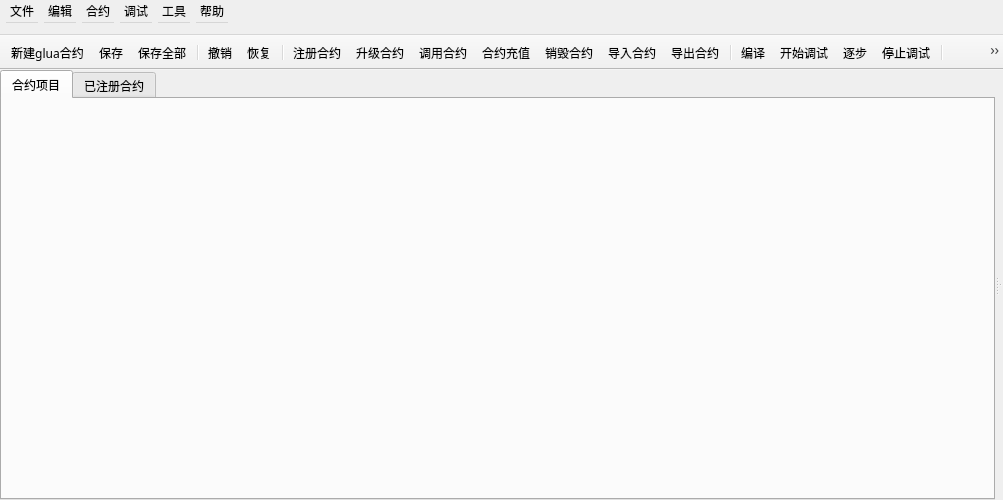
<?xml version="1.0" encoding="UTF-8"?>
<ui version="4.0">
 <class>MainWindow</class>
 <widget class="QMainWindow" name="MainWindow">
  <property name="geometry">
   <rect>
    <x>0</x>
    <y>0</y>
    <width>1003</width>
    <height>500</height>
   </rect>
  </property>
  <property name="font">
   <font>
    <family>微软雅黑</family>
   </font>
  </property>
  <property name="windowTitle">
   <string>MainWindow</string>
  </property>
  <widget class="QWidget" name="centralWidget">
   <layout class="QHBoxLayout" name="horizontalLayout">
    <property name="spacing">
     <number>0</number>
    </property>
    <property name="leftMargin">
     <number>0</number>
    </property>
    <property name="topMargin">
     <number>0</number>
    </property>
    <property name="rightMargin">
     <number>0</number>
    </property>
    <property name="bottomMargin">
     <number>0</number>
    </property>
    <item>
     <widget class="QSplitter" name="splitter_hori">
      <property name="orientation">
       <enum>Qt::Horizontal</enum>
      </property>
      <widget class="QTabWidget" name="tabWidget">
       <property name="currentIndex">
        <number>0</number>
       </property>
       <widget class="FileWidget" name="fileWidget">
        <attribute name="title">
         <string>合约项目</string>
        </attribute>
       </widget>
       <widget class="ContractWidget" name="contractWidget">
        <attribute name="title">
         <string>已注册合约</string>
        </attribute>
       </widget>
      </widget>
      <widget class="QSplitter" name="splitter_ver">
       <property name="orientation">
        <enum>Qt::Vertical</enum>
       </property>
       <widget class="ContextWidget" name="contentWidget" native="true">
        <property name="minimumSize">
         <size>
          <width>0</width>
          <height>0</height>
         </size>
        </property>
       </widget>
       <widget class="OutputWidget" name="outputWidget" native="true"/>
      </widget>
     </widget>
    </item>
   </layout>
  </widget>
  <widget class="QMenuBar" name="menuBar">
   <property name="geometry">
    <rect>
     <x>0</x>
     <y>0</y>
     <width>1003</width>
     <height>35</height>
    </rect>
   </property>
   <property name="minimumSize">
    <size>
     <width>0</width>
     <height>35</height>
    </size>
   </property>
   <widget class="QMenu" name="fileMenu">
    <property name="title">
     <string>文件</string>
    </property>
    <widget class="QMenu" name="menu_new">
     <property name="title">
      <string>新建合约</string>
     </property>
     <addaction name="newContractAction_glua"/>
     <addaction name="newContractAction_java"/>
     <addaction name="newContractAction_csharp"/>
     <addaction name="newContractAtion_kotlin"/>
    </widget>
    <addaction name="menu_new"/>
    <addaction name="separator"/>
    <addaction name="saveAction"/>
    <addaction name="savaAsAction"/>
    <addaction name="saveAllAction"/>
    <addaction name="separator"/>
    <addaction name="closeAction"/>
    <addaction name="closeAllAction"/>
    <addaction name="separator"/>
    <addaction name="exitAction"/>
   </widget>
   <widget class="QMenu" name="contractMenu">
    <property name="title">
     <string>合约</string>
    </property>
    <addaction name="registerAction"/>
    <addaction name="upgradeAction"/>
    <addaction name="callAction"/>
    <addaction name="transferAction"/>
    <addaction name="withdrawAction"/>
    <addaction name="separator"/>
    <addaction name="importAction"/>
    <addaction name="exportAction"/>
   </widget>
   <widget class="QMenu" name="setMenu">
    <property name="title">
     <string>工具</string>
    </property>
    <addaction name="changeChainAction"/>
    <addaction name="enterSandboxAction"/>
    <addaction name="exitSandboxAction"/>
    <addaction name="consoleAction"/>
    <addaction name="accountListAction"/>
    <addaction name="transferToAccountAction"/>
   </widget>
   <widget class="QMenu" name="helpMenu">
    <property name="title">
     <string>帮助</string>
    </property>
    <addaction name="helpAction"/>
    <addaction name="aboutAction"/>
   </widget>
   <widget class="QMenu" name="editMenu">
    <property name="title">
     <string>编辑</string>
    </property>
    <addaction name="undoAction"/>
    <addaction name="redoAction"/>
   </widget>
   <widget class="QMenu" name="debugMenu">
    <property name="title">
     <string>调试</string>
    </property>
    <addaction name="compileAction"/>
    <addaction name="separator"/>
    <addaction name="debugAction"/>
    <addaction name="stepAction"/>
    <addaction name="stopAction"/>
   </widget>
   <addaction name="fileMenu"/>
   <addaction name="editMenu"/>
   <addaction name="contractMenu"/>
   <addaction name="debugMenu"/>
   <addaction name="setMenu"/>
   <addaction name="helpMenu"/>
  </widget>
  <widget class="QToolBar" name="mainToolBar">
   <property name="minimumSize">
    <size>
     <width>0</width>
     <height>35</height>
    </size>
   </property>
   <property name="movable">
    <bool>false</bool>
   </property>
   <property name="allowedAreas">
    <set>Qt::TopToolBarArea</set>
   </property>
   <attribute name="toolBarArea">
    <enum>TopToolBarArea</enum>
   </attribute>
   <attribute name="toolBarBreak">
    <bool>false</bool>
   </attribute>
   <addaction name="newContractAction_glua"/>
   <addaction name="saveAction"/>
   <addaction name="saveAllAction"/>
   <addaction name="separator"/>
   <addaction name="undoAction"/>
   <addaction name="redoAction"/>
   <addaction name="separator"/>
   <addaction name="registerAction"/>
   <addaction name="upgradeAction"/>
   <addaction name="callAction"/>
   <addaction name="transferAction"/>
   <addaction name="withdrawAction"/>
   <addaction name="importAction"/>
   <addaction name="exportAction"/>
   <addaction name="separator"/>
   <addaction name="compileAction"/>
   <addaction name="debugAction"/>
   <addaction name="stepAction"/>
   <addaction name="stopAction"/>
   <addaction name="separator"/>
   <addaction name="changeChainAction"/>
   <addaction name="enterSandboxAction"/>
   <addaction name="exitSandboxAction"/>
   <addaction name="consoleAction"/>
   <addaction name="accountListAction"/>
   <addaction name="transferToAccountAction"/>
   <addaction name="separator"/>
   <addaction name="helpAction"/>
  </widget>
  <action name="newContractAction_glua">
   <property name="icon">
    <iconset resource="chain.qrc">
     <normaloff>:/pic/newContract_enable.png</normaloff>
     <disabledoff>:/pic/newContract_disable.png</disabledoff>:/pic/newContract_enable.png</iconset>
   </property>
   <property name="text">
    <string>新建glua合约</string>
   </property>
  </action>
  <action name="newContractAction_csharp">
   <property name="icon">
    <iconset resource="chain.qrc">
     <normaloff>:/pic/newContract_enable.png</normaloff>
     <disabledoff>:/pic/newContract_disable.png</disabledoff>:/pic/newContract_enable.png</iconset>
   </property>
   <property name="text">
    <string>新建csharp合约</string>
   </property>
  </action>
  <action name="newContractAction_java">
   <property name="icon">
    <iconset resource="chain.qrc">
     <normaloff>:/pic/newContract_enable.png</normaloff>
     <disabledoff>:/pic/newContract_disable.png</disabledoff>:/pic/newContract_enable.png</iconset>
   </property>
   <property name="text">
    <string>新建java合约</string>
   </property>
  </action>
  <action name="newContractAtion_kotlin">
   <property name="icon">
    <iconset resource="chain.qrc">
     <normaloff>:/pic/newContract_enable.png</normaloff>
     <disabledoff>:/pic/newContract_disable.png</disabledoff>:/pic/newContract_enable.png</iconset>
   </property>
   <property name="text">
    <string>新建kotlin合约</string>
   </property>
  </action>
  <action name="saveAction">
   <property name="icon">
    <iconset resource="chain.qrc">
     <normaloff>:/pic/save_enable.png</normaloff>
     <disabledoff>:/pic/save_disable.png</disabledoff>:/pic/save_enable.png</iconset>
   </property>
   <property name="text">
    <string>保存</string>
   </property>
   <property name="shortcut">
    <string>Ctrl+S</string>
   </property>
  </action>
  <action name="savaAsAction">
   <property name="text">
    <string>另存为</string>
   </property>
  </action>
  <action name="saveAllAction">
   <property name="icon">
    <iconset resource="chain.qrc">
     <normaloff>:/pic/saveAll_enable.png</normaloff>
     <disabledoff>:/pic/saveAll_disable.png</disabledoff>:/pic/saveAll_enable.png</iconset>
   </property>
   <property name="text">
    <string>保存全部</string>
   </property>
   <property name="shortcut">
    <string>Ctrl+Shift+S</string>
   </property>
  </action>
  <action name="compileAction">
   <property name="icon">
    <iconset resource="chain.qrc">
     <normaloff>:/pic/compile_enable.png</normaloff>
     <disabledoff>:/pic/compile_disable.png</disabledoff>:/pic/compile_enable.png</iconset>
   </property>
   <property name="text">
    <string>编译</string>
   </property>
   <property name="shortcut">
    <string>F7</string>
   </property>
  </action>
  <action name="closeAction">
   <property name="text">
    <string>关闭</string>
   </property>
  </action>
  <action name="exitAction">
   <property name="text">
    <string>退出</string>
   </property>
  </action>
  <action name="undoAction">
   <property name="icon">
    <iconset resource="chain.qrc">
     <normaloff>:/pic/undo_enable.png</normaloff>
     <disabledoff>:/pic/undo_disable.png</disabledoff>:/pic/undo_enable.png</iconset>
   </property>
   <property name="text">
    <string>撤销</string>
   </property>
   <property name="shortcut">
    <string>Ctrl+Z</string>
   </property>
  </action>
  <action name="redoAction">
   <property name="icon">
    <iconset resource="chain.qrc">
     <normaloff>:/pic/redo_enable.png</normaloff>
     <disabledoff>:/pic/redo_disable.png</disabledoff>:/pic/redo_enable.png</iconset>
   </property>
   <property name="text">
    <string>恢复</string>
   </property>
   <property name="shortcut">
    <string>Ctrl+Y</string>
   </property>
  </action>
  <action name="importAction">
   <property name="icon">
    <iconset resource="chain.qrc">
     <normaloff>:/pic/import_enable.png</normaloff>
     <disabledoff>:/pic/import_disable.png</disabledoff>:/pic/import_enable.png</iconset>
   </property>
   <property name="text">
    <string>导入合约</string>
   </property>
   <property name="shortcut">
    <string>Ctrl+O</string>
   </property>
  </action>
  <action name="exportAction">
   <property name="icon">
    <iconset resource="chain.qrc">
     <normaloff>:/pic/export_enable.png</normaloff>
     <disabledoff>:/pic/export_disable.png</disabledoff>:/pic/export_enable.png</iconset>
   </property>
   <property name="text">
    <string>导出合约</string>
   </property>
   <property name="toolTip">
    <string>合约导出</string>
   </property>
  </action>
  <action name="registerAction">
   <property name="icon">
    <iconset resource="chain.qrc">
     <normaloff>:/pic/registerContract_enable.png</normaloff>
     <disabledoff>:/pic/registerContract_disable.png</disabledoff>:/pic/registerContract_enable.png</iconset>
   </property>
   <property name="text">
    <string>注册合约</string>
   </property>
  </action>
  <action name="transferAction">
   <property name="icon">
    <iconset resource="chain.qrc">
     <normaloff>:/pic/tranferToContract_enable.png</normaloff>
     <disabledoff>:/pic/tranferToContract_disable.png</disabledoff>:/pic/tranferToContract_enable.png</iconset>
   </property>
   <property name="text">
    <string>合约充值</string>
   </property>
   <property name="toolTip">
    <string>充值</string>
   </property>
  </action>
  <action name="callAction">
   <property name="icon">
    <iconset resource="chain.qrc">
     <normaloff>:/pic/callContract_enable.png</normaloff>
     <disabledoff>:/pic/callContract_disable.png</disabledoff>:/pic/callContract_enable.png</iconset>
   </property>
   <property name="text">
    <string>调用合约</string>
   </property>
  </action>
  <action name="upgradeAction">
   <property name="icon">
    <iconset resource="chain.qrc">
     <normaloff>:/pic/upgrade_enable.png</normaloff>
     <disabledoff>:/pic/upgrade_disable.png</disabledoff>:/pic/upgrade_enable.png</iconset>
   </property>
   <property name="text">
    <string>升级合约</string>
   </property>
  </action>
  <action name="withdrawAction">
   <property name="icon">
    <iconset resource="chain.qrc">
     <normaloff>:/pic/withdrawContract_enable.png</normaloff>
     <disabledoff>:/pic/withdrawContract_disable.png</disabledoff>:/pic/withdrawContract_enable.png</iconset>
   </property>
   <property name="text">
    <string>销毁合约</string>
   </property>
  </action>
  <action name="helpAction">
   <property name="icon">
    <iconset resource="chain.qrc">
     <normaloff>:/pic/help_enable.png</normaloff>
     <disabledoff>:/pic/help_disable.png</disabledoff>:/pic/help_enable.png</iconset>
   </property>
   <property name="text">
    <string>查看帮助</string>
   </property>
   <property name="shortcut">
    <string>F1</string>
   </property>
  </action>
  <action name="aboutAction">
   <property name="text">
    <string>关于</string>
   </property>
  </action>
  <action name="changeChainAction">
   <property name="icon">
    <iconset resource="chain.qrc">
     <normaloff>:/pic/changeToFormal_enable.png</normaloff>
     <disabledoff>:/pic/changeToFormal_disable.png</disabledoff>:/pic/changeToFormal_enable.png</iconset>
   </property>
   <property name="text">
    <string>切换到正式链</string>
   </property>
  </action>
  <action name="enterSandboxAction">
   <property name="icon">
    <iconset resource="chain.qrc">
     <normaloff>:/pic/enterSandbox_enable.png</normaloff>
     <disabledoff>:/pic/enterSandbox_disable.png</disabledoff>:/pic/enterSandbox_enable.png</iconset>
   </property>
   <property name="text">
    <string>沙盒模式</string>
   </property>
  </action>
  <action name="exitSandboxAction">
   <property name="text">
    <string>退出沙盒模式</string>
   </property>
  </action>
  <action name="accountListAction">
   <property name="icon">
    <iconset resource="chain.qrc">
     <normaloff>:/pic/account_enable.png</normaloff>
     <disabledoff>:/pic/account_disable.png</disabledoff>:/pic/account_enable.png</iconset>
   </property>
   <property name="text">
    <string>账户管理</string>
   </property>
  </action>
  <action name="consoleAction">
   <property name="icon">
    <iconset resource="chain.qrc">
     <normaloff>:/pic/console_enable.png</normaloff>
     <disabledoff>:/pic/console_disable.png</disabledoff>:/pic/console_enable.png</iconset>
   </property>
   <property name="text">
    <string>控制台</string>
   </property>
   <property name="shortcut">
    <string>Ctrl+D</string>
   </property>
  </action>
  <action name="transferToAccountAction">
   <property name="icon">
    <iconset resource="chain.qrc">
     <normaloff>:/pic/transfer_enable.png</normaloff>
     <disabledoff>:/pic/transfer_disable.png</disabledoff>:/pic/transfer_enable.png</iconset>
   </property>
   <property name="text">
    <string>转账</string>
   </property>
  </action>
  <action name="closeAllAction">
   <property name="text">
    <string>全部关闭</string>
   </property>
  </action>
  <action name="debugAction">
   <property name="icon">
    <iconset resource="chain.qrc">
     <normaloff>:/pic/startDebug_enable.png</normaloff>
     <disabledoff>:/pic/startDebug_disable.png</disabledoff>:/pic/startDebug_enable.png</iconset>
   </property>
   <property name="text">
    <string>开始调试</string>
   </property>
   <property name="shortcut">
    <string>F5</string>
   </property>
  </action>
  <action name="stopAction">
   <property name="icon">
    <iconset resource="chain.qrc">
     <normaloff>:/pic/stop_enable.png</normaloff>
     <disabledoff>:/pic/stop_disable.png</disabledoff>:/pic/stop_enable.png</iconset>
   </property>
   <property name="text">
    <string>停止调试</string>
   </property>
  </action>
  <action name="stepAction">
   <property name="icon">
    <iconset resource="chain.qrc">
     <normaloff>:/pic/step_enable.png</normaloff>
     <disabledoff>:/pic/step_disable.png</disabledoff>:/pic/step_enable.png</iconset>
   </property>
   <property name="text">
    <string>逐步</string>
   </property>
  </action>
 </widget>
 <layoutdefault spacing="6" margin="11"/>
 <customwidgets>
  <customwidget>
   <class>FileWidget</class>
   <extends>QWidget</extends>
   <header>filewidget/filewidget.h</header>
   <container>1</container>
  </customwidget>
  <customwidget>
   <class>ContextWidget</class>
   <extends>QWidget</extends>
   <header>contentwidget/contextwidget.h</header>
   <container>1</container>
  </customwidget>
  <customwidget>
   <class>OutputWidget</class>
   <extends>QWidget</extends>
   <header>outputwidget.h</header>
   <container>1</container>
  </customwidget>
  <customwidget>
   <class>ContractWidget</class>
   <extends>QWidget</extends>
   <header>contractwidget/contractwidget.h</header>
   <container>1</container>
  </customwidget>
 </customwidgets>
 <resources>
  <include location="chain.qrc"/>
 </resources>
 <connections/>
</ui>
